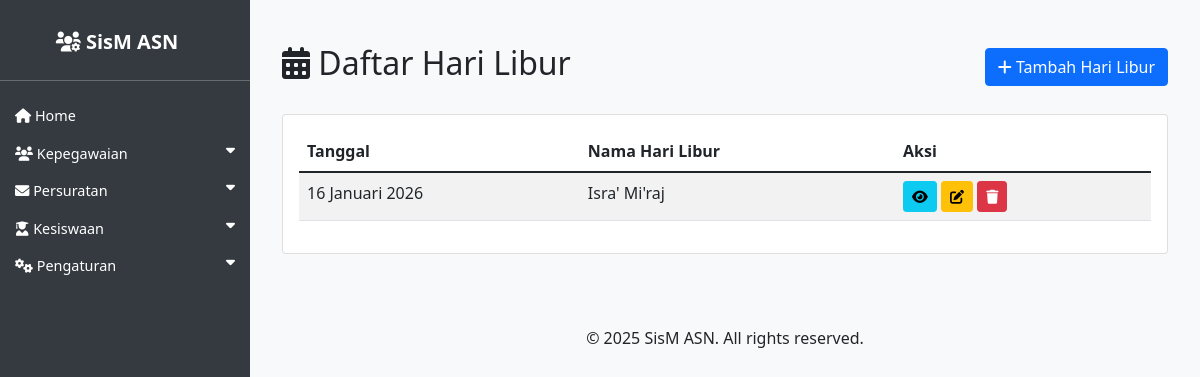
The page /asn/hari_libur/ on the database as committed earlier.
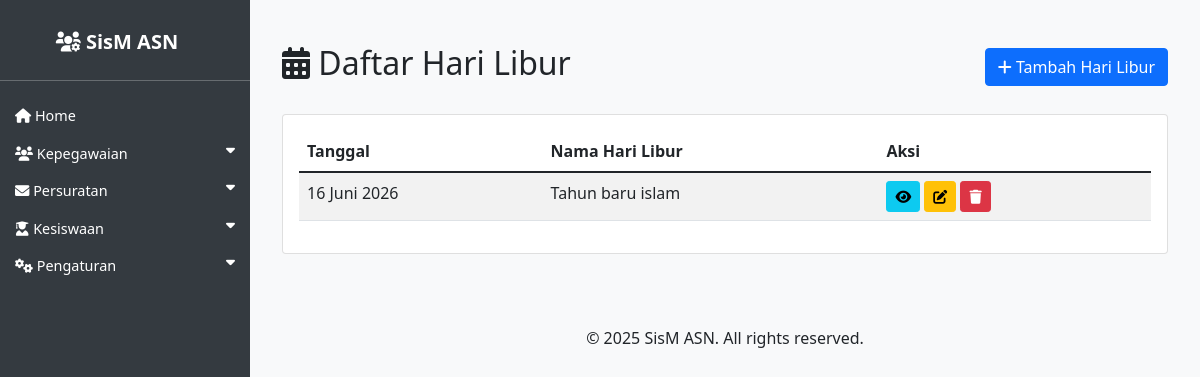
The same page on the database as committed later.
### asn_app/models.py (models this page shows, shortened)
class HariLibur(models.Model):
    tanggal = models.DateField(unique=True, verbose_name='Tanggal Libur')
    nama_hari = models.CharField(max_length=100, verbose_name='Nama Hari Libur')
    created_at = models.DateTimeField(auto_now_add=True)
    updated_at = models.DateTimeField(auto_now=True)
    class Meta:
        verbose_name_plural = "Hari Libur"
        ordering = ['tanggal']

### asn_app/views.py (the view)
# urls.py: path('hari_libur/', views.HariLiburListView.as_view(), name='hari_libur_list'),
class HariLiburListView(ListView):
    model = HariLibur
    template_name = 'asn_app/hari_libur_list.html'
    context_object_name = 'hari_libur_list'
    paginate_by = 10

### asn_app/templates/asn_app/hari_libur_list.html (shortened to what this page needs)
{% extends 'asn_app/base.html' %}
{% load indonesian_date_tags %}
{% block content %}
<div class="container mt-4">
    <div class="d-flex justify-content-between align-items-center mb-4">
        <h2><i class="fas fa-calendar-alt"></i> Daftar Hari Libur</h2>
        <div>
            <a href="{% url 'hari_libur_create' %}" class="btn btn-primary">
                <i class="fas fa-plus"></i> Tambah Hari Libur
            </a>
        </div>
    </div>
    <div class="card">
        <div class="card-body">
            <div class="table-responsive">
                <table class="table table-striped">
                    <thead>
                        <tr>
                            <th>Tanggal</th>
                            <th>Nama Hari Libur</th>
                            <th>Aksi</th>
                        </tr>
                    </thead>
                    <tbody>
                        {% for hari_libur in hari_libur_list %}
                        <tr>
                            <td>{{ hari_libur.tanggal|indonesian_date:"%d %B %Y" }}</td>
                            <td>{{ hari_libur.nama_hari }}</td>
                            <td>
                                <a href="{% url 'hari_libur_detail' hari_libur.pk %}" class="btn btn-sm btn-info">
                                    <i class="fas fa-eye"></i>
                                </a>
                                <a href="{% url 'hari_libur_update' hari_libur.pk %}" class="btn btn-sm btn-warning">
                                    <i class="fas fa-edit"></i>
                                </a>
                                <a href="{% url 'hari_libur_delete' hari_libur.pk %}" class="btn btn-sm btn-danger">
                                    <i class="fas fa-trash"></i>
                                </a>
                            </td>
                        </tr>
                        {% endfor %}
                    </tbody>
                </table>
            </div>
        </div>
    </div>
</div>
{% endblock %}

Rows that differ between the two databases and show on the page:
changed HariLibur: tanggal|indonesian_date "16 Januari 2026" → "16 Juni 2026"; nama_hari "Isra' Mi'raj" → "Tahun baru islam"
